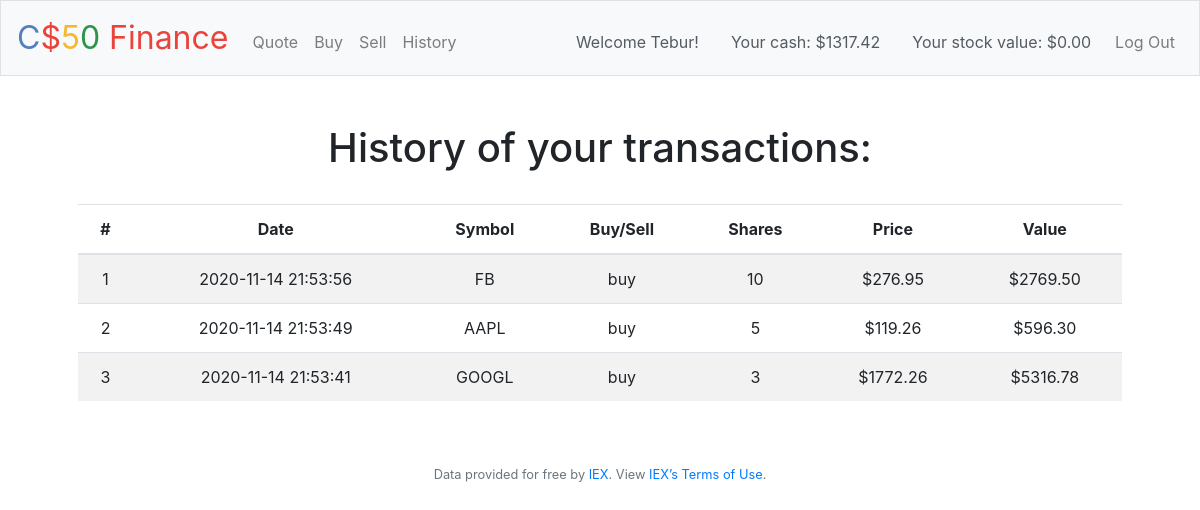
Screenshot of /history (signed in) with the database file from the repository.
### tables this page shows
CREATE TABLE transactions (id INTEGER PRIMARY KEY AUTOINCREMENT NOT NULL, user_id INTEGER, symbol VARCHAR NOT NULL, price REAL NOT NULL, shares INTEGER NOT NULL, method VARCHAR NOT NULL, time_stamp TEXT NOT NULL);

### pset8/finance/application.py (the view)
@app.route("/history")
@login_required
def history():
    user_id = session["user_id"]
    transactions = get_transactions(db, user_id)
    print(transactions)
    if transactions:
        return render_template("history.html", transactions=transactions)
    else:
        return apology("No transactions found", 403)

### pset8/finance/application.py (called while the page is built)
@app.after_request
def after_request(response):
    response.headers["Cache-Control"] = "no-cache, no-store, must-revalidate"
    response.headers["Expires"] = 0
    response.headers["Pragma"] = "no-cache"
    return response

### pset8/finance/helpers.py (called while the page is built)
def login_required(f):
    @wraps(f)
    def decorated_function(*args, **kwargs):
        if session.get("user_id") is None:
            return redirect("/login")
        return f(*args, **kwargs)
    return decorated_function

def get_transactions(db, user_id) -> dict:
    try:
        transactions = db.execute("SELECT time_stamp, symbol, shares, price, shares * price as value, method FROM transactions WHERE user_id=:user_id ORDER BY time_stamp DESC", user_id = user_id)
        return transactions
    except RuntimeError:
        print("Could not fetch transactions from database.s")

### pset8/finance/templates/history.html (shortened to what this page needs)
{% extends 'layout.html' %}
{% block main %}
<h1>History of your transactions:</h1>
<br>
{% if not transactions %}
<p>It seems you didn't made any transactions so far.</p>
{% else %}
<table class="table table-striped">
    <thead>
        <tr>
            <th scope="col">#</th>
            <th scope="col">Date</th>
            <th scope="col">Symbol</th>
            <th scope="col">Buy/Sell</th>
            <th scope="col">Shares</th>
            <th scope="col">Price</th>
            <th scope="col">Value</th>
        </tr>
    </thead>
    <tbody>
        {% for row in transactions %}
        <tr>
            <td>{{ loop.index }}</td>
            <td>{{row['time_stamp']}}</td>
            <td>{{row['symbol']}}</td>
            <td>{{row['method']}}</td>
            <td>{{row['shares']}}</td>
            <td>${{'%0.2f' % row['price']}}</td>
            <td>${{'%0.2f' % row['value']}}</td>
        </tr>
        {% endfor %}
    </tbody>
</table>
{% endif %}
{% endblock main %}

### rows the page displays
transactions: time_stamp "2020-11-14 21:53:56", symbol "FB", method "buy", shares "10", price "276.95", value "2769.50"
transactions: time_stamp "2020-11-14 21:53:49", symbol "AAPL", method "buy", shares "5", price "119.26", value "596.30"
transactions: time_stamp "2020-11-14 21:53:41", symbol "GOOGL", method "buy", shares "3", price "1772.26", value "5316.78"

### other values shown
{{ session.user_name }} "Tebur"
{{ '%0.2f' % session.cash }} "1317.42"
{{ '%0.2f' % session.value }} "0.00"
